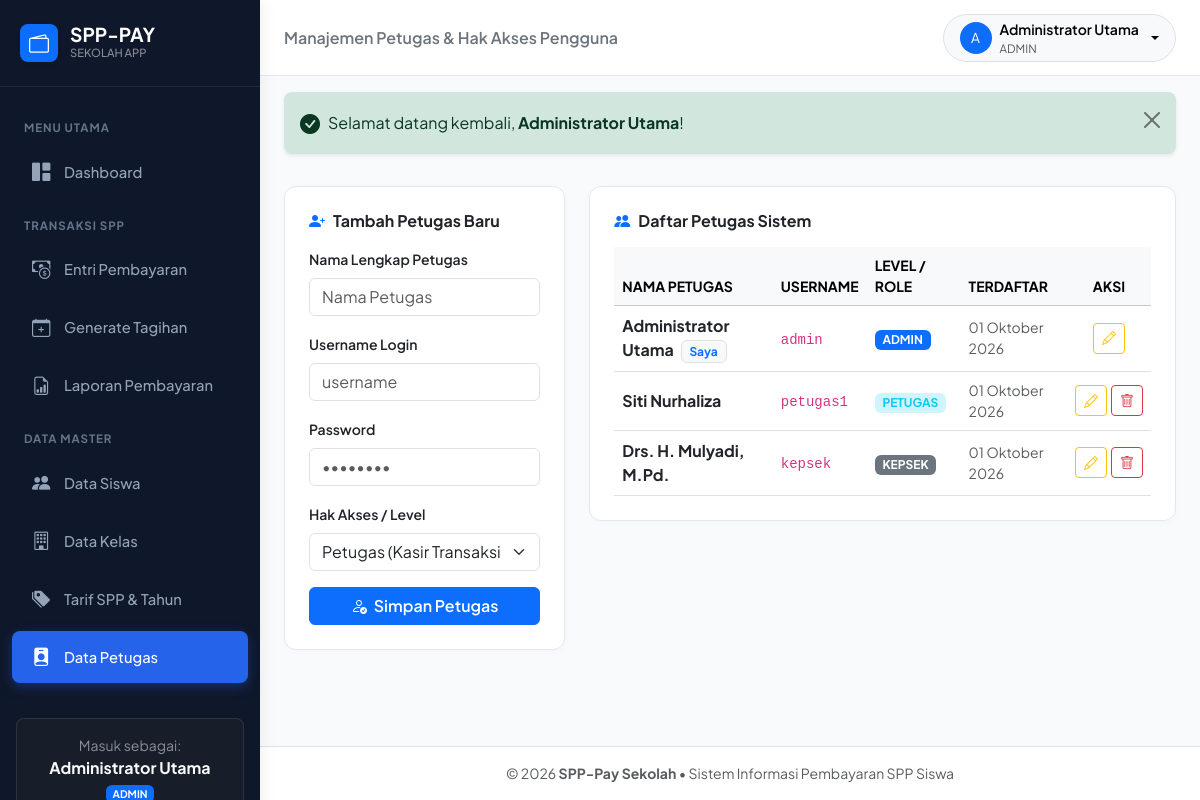
Page /petugas.php (signed in) on the committed database.
### tables this page shows
CREATE TABLE `petugas` (
    `id_petugas` INT AUTO_INCREMENT PRIMARY KEY,
    `username` VARCHAR(50) NOT NULL UNIQUE,
    `password` VARCHAR(255) NOT NULL,
    `nama_petugas` VARCHAR(100) NOT NULL,
    `level` ENUM('admin', 'petugas', 'kepala_sekolah') NOT NULL DEFAULT 'petugas',
    `created_at` TIMESTAMP DEFAULT CURRENT_TIMESTAMP,
    `updated_at` TIMESTAMP DEFAULT CURRENT_TIMESTAMP ON UPDATE CURRENT_TIMESTAMP
);

### koneksi.php (called while the page is built, shortened)
<?php
function tgl_indo($datetime, $with_time = false) {
    $timestamp = strtotime($datetime);
    $bulanIndo = [
        1 => 'Januari', 2 => 'Februari', 3 => 'Maret', 4 => 'April',
        5 => 'Mei', 6 => 'Juni', 7 => 'Juli', 8 => 'Agustus',
        9 => 'September', 10 => 'Oktober', 11 => 'November', 12 => 'Desember'
    ];
    $hari = date('d', $timestamp);
    $bulan = $bulanIndo[(int)date('m', $timestamp)];
    $tahun = date('Y', $timestamp);
    $hasil = "{$hari} {$bulan} {$tahun}";
    return $hasil;
}
?>

### petugas.php (the view, shortened to what this page needs)
<?php
require_once __DIR__ . '/koneksi.php';
$daftar_petugas = $pdo->query("SELECT * FROM petugas ORDER BY level ASC, nama_petugas ASC")->fetchAll();
include __DIR__ . '/includes/header.php';
?>
<div class="row g-4">
    <div class="col-lg-4">
        <div class="card card-custom p-4">
            <h6 class="fw-bold mb-3"><i class="bi bi-person-plus-fill me-2 text-primary"></i>Tambah Petugas Baru</h6>
            <form method="POST" action="petugas.php">
                <div class="mb-3">
                    <label class="form-label small fw-semibold">Nama Lengkap Petugas</label>
                    <input type="text" name="nama_petugas" class="form-control" placeholder="Nama Petugas" required>
                </div>
                <div class="mb-3">
                    <label class="form-label small fw-semibold">Username Login</label>
                    <input type="text" name="username" class="form-control" placeholder="username" required>
                </div>
                <div class="mb-3">
                    <label class="form-label small fw-semibold">Password</label>
                    <input type="password" name="password" class="form-control" placeholder="••••••••" required>
                </div>
                <div class="mb-3">
                    <label class="form-label small fw-semibold">Hak Akses / Level</label>
                    <select name="level" class="form-select" required>
                        <option value="petugas" selected>Petugas (Kasir Transaksi SPP)</option>
                    </select>
                </div>
                <button type="submit" class="btn btn-primary w-100 fw-semibold">
                    <i class="bi bi-person-check me-1"></i> Simpan Petugas
                </button>
            </form>
        </div>
    </div>
    <div class="col-lg-8">
        <div class="card card-custom p-4">
            <h6 class="fw-bold mb-3"><i class="bi bi-people-fill me-2 text-primary"></i>Daftar Petugas Sistem</h6>
            <div class="table-responsive">
                <table class="table table-hover align-middle mb-0">
                    <thead class="table-light small text-uppercase text-muted">
                        <tr>
                            <th>Nama Petugas</th>
                            <th>Username</th>
                            <th>Level / Role</th>
                            <th>Terdaftar</th>
                            <th class="text-center">Aksi</th>
                        </tr>
                    </thead>
                    <tbody>
                        <?php foreach ($daftar_petugas as $p): ?>
                            <tr>
                                <td class="fw-bold text-dark">
                                    <?= htmlspecialchars($p['nama_petugas']) ?>
                                    <?php if ($p['id_petugas'] == $_SESSION['user_id']): ?>
                                        <span class="badge bg-light text-primary border ms-1">Saya</span>
                                    <?php endif; ?>
                                </td>
                                <td><code><?= htmlspecialchars($p['username']) ?></code></td>
                                <td>
                                    <?php if ($p['level'] === 'admin'): ?>
                                        <span class="badge bg-primary text-uppercase">Admin</span>
                                    <?php elseif ($p['level'] === 'petugas'): ?>
                                        <span class="badge bg-info-subtle text-info text-uppercase">Petugas</span>
                                    <?php else: ?>
                                        <span class="badge bg-secondary text-uppercase">Kepsek</span>
                                    <?php endif; ?>
                                </td>
                                <td class="small text-muted"><?= tgl_indo($p['created_at']) ?></td>
                                <td class="text-center">
                                    <div class="d-inline-flex gap-1">
                                        <button type="button" class="btn btn-sm btn-outline-warning btn-edit-petugas"
                                                data-id="<?= $p['id_petugas'] ?>"
                                                data-nama="<?= htmlspecialchars($p['nama_petugas']) ?>"
                                                data-user="<?= htmlspecialchars($p['username']) ?>"
                                                data-level="<?= htmlspecialchars($p['level']) ?>">
                                            <i class="bi bi-pencil"></i>
                                        </button>
                                        <?php if ($p['id_petugas'] != $_SESSION['user_id']): ?>
                                            <button type="button" class="btn btn-sm btn-outline-danger"
                                                    data-bs-toggle="modal"
                                                    data-bs-target="#modalConfirmDelete"
                                                    data-href="petugas.php?action=hapus&id=<?= $p['id_petugas'] ?>">
                                                <i class="bi bi-trash"></i>
                                            </button>
                                        <?php endif; ?>
                                    </div>
                                </td>
                            </tr>
                        <?php endforeach; ?>
                    </tbody>
                </table>
            </div>
        </div>
    </div>
</div>
<?php include __DIR__ . '/includes/footer.php'; ?>

### includes/header.php (style rules this page uses)
:root { --sidebar-width: 260px; --primary-color: #2563eb; --primary-hover: #1d4ed8; --bg-body: #f8fafc; --card-border: #e2e8f0; }
body { font-family: 'Plus Jakarta Sans', sans-serif; background-color: var(--bg-body); color: #1e293b; min-height: 100vh; display: flex; flex-direction: column; }
.card-custom { border: 1px solid var(--card-border); border-radius: 12px; background: #ffffff; box-shadow: 0 2px 8px rgba(0, 0, 0, 0.02); transition: transform 0.2s ease, box-shadow 0.2s ease; }

### rows in the picture
petugas: nama_petugas "Administrator Utama", shows "Saya", username "admin", level "ADMIN", created_at "01 Oktober 2026"
petugas: nama_petugas "Siti Nurhaliza", username "petugas1", level "PETUGAS", created_at "01 Oktober 2026"
petugas: nama_petugas "Drs. H. Mulyadi, M.Pd.", username "kepsek", level "KEPSEK", created_at "01 Oktober 2026"

### other values in the picture
$_SESSION['user_nama'] "Administrator Utama"
$role "ADMIN"
$pageHeader "Manajemen Petugas & Hak Akses Pengguna"
substr($userName, 0, 1) "A"
$userName "Administrator Utama"
$userRole "ADMIN"
$flash['message'] "Selamat datang kembali, Administrator Utama !"
